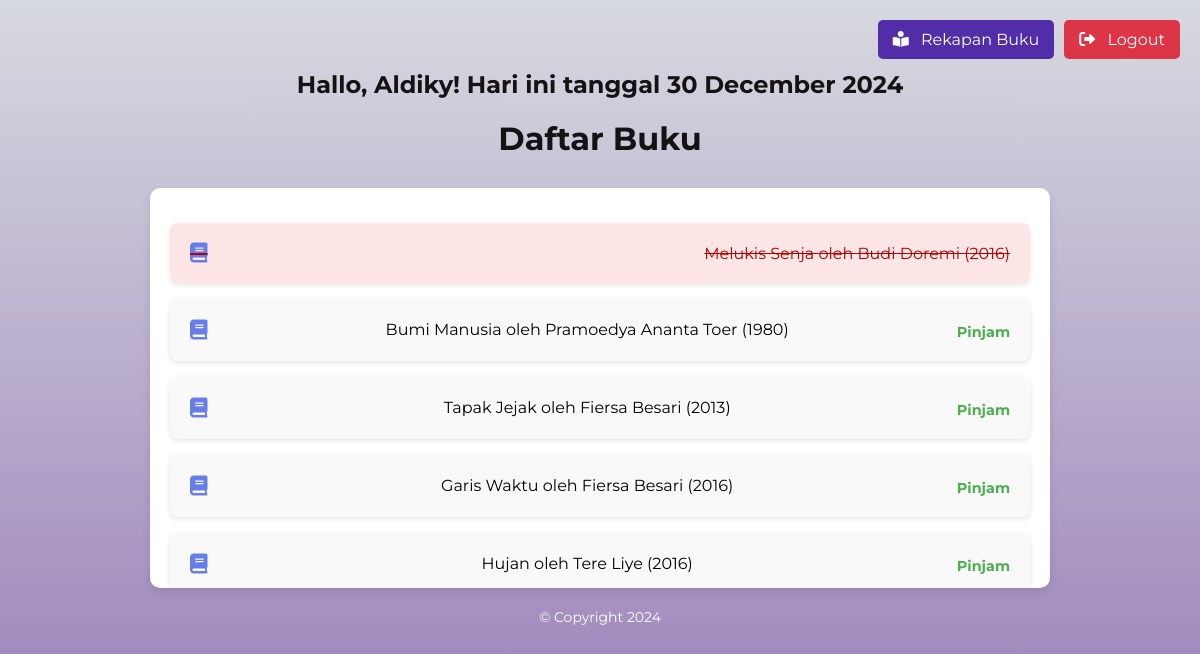
Screenshot of /books/daftarbuku.php (signed in) with the database file from the repository.
### tables this page shows
CREATE TABLE `books` (
  `id` int NOT NULL,
  `title` varchar(255) NOT NULL,
  `author` varchar(100) NOT NULL,
  `publication_year` int NOT NULL,
  `image` varchar(255) DEFAULT NULL,
  `available` tinyint(1) DEFAULT '1'
);

### books/daftarbuku.php (the view, shortened to what this page needs)
<?php
$conn = new mysqli('localhost', 'root', '', 'project2');
$user_id = $_SESSION['user_id'];
$user_role = $_SESSION['user_role'];
$user_name = $_SESSION['user_name'];
$current_date = date('d F Y');
?>
<!DOCTYPE html>
<html lang="id">
<head>
    <link rel="stylesheet" href="style.css">
    <link href="https://cdnjs.cloudflare.com/ajax/libs/font-awesome/6.0.0-beta3/css/all.min.css" rel="stylesheet">
</head>
<body>
<div class='header-buttons'>
    <a href='rekap.php' class='btn btn-recap'>
        <i class="fas fa-book-reader"></i> Rekapan Buku
    </a>
    <a href='../logout.php' class='btn btn-danger'>
        <i class="fas fa-sign-out-alt"></i> Logout
    </a>
</div>
    <h2>Hallo, <?php echo $user_name; ?>! Hari ini tanggal <?php echo $current_date; ?></h2>
    <h1>Daftar Buku</h1>
    <div class='book-list'>
        <ul>
            <?php
            $result = $conn->query("SELECT * FROM books");
            while ($row = $result->fetch_assoc()) {
                $class = $row['available'] == 0 ? 'inactive-book' : '';
                echo "<li class='$class'><i class='fas fa-book'></i>" . $row['title'] . " oleh " . $row['author'] . " (" . $row['publication_year'] . ")";
                if ($user_role == 'anggota') {
                    $borrowed_result = $conn->query("SELECT id FROM borrowed_books WHERE user_id = $user_id AND book_id = " . $row['id'] . " AND return_date IS NULL");
                    if ($borrowed_result->num_rows > 0) {
                        $borrowed_row = $borrowed_result->fetch_assoc();
                        echo "<span><a href='return_book.php?borrow_id=" . $borrowed_row['id'] . "'>Kembalikan</a></span>";
                    } elseif ($row['available'] == 1) {
                        echo "<span><a href='borrow_book.php?book_id=" . $row['id'] . "'>Pinjam</a></span>";
                    }
                }
                echo "</li>";
            }
            ?>
        </ul>
    </div>
    <footer>© Copyright 2024</footer>
</body>
</html>

### style.css (style rules this page uses)
* { margin: 0; padding: 0; box-sizing: border-box; font-family: 'Montserrat', sans-serif; }
body { background-color: #c9d6ff; background: linear-gradient(to right, #e2e2e2, #c9d6ff); display: flex; align-items: center; justify-content: center; flex-direction: column; height: 100vh; }
.book-list { max-width: 800px; margin: 0 auto; padding: 20px; background-color: white; border-radius: 10px; box-shadow: 0 2px 8px rgba(0, 0, 0, 0.1); }
.book-list ul { list-style-type: none; padding: 0; }
.book-list li { background-color: #f9f9f9; margin: 10px 0; padding: 15px; border-radius: 5px; box-shadow: 0 1px 4px rgba(0, 0, 0, 0.1); transition: background-color 0.3s ease; }
.book-list li a { text-decoration: none; color: #4CAF50; font-weight: bold; }
.book-list li span { display: block; margin-top: 5px; font-size: 0.9rem; color: #777; }
a.btn { display: inline-block; padding: 10px 15px; text-decoration: none; color: #fff; border-radius: 5px; transition: background 0.3s ease; }
h1 { color: #333; }

### books/daftarbuku.php (style rules this page uses)
body { background: linear-gradient(to bottom,rgb(215, 217, 224), #764ba2); display: flex; flex-direction: column; align-items: center; justify-content: flex-start; min-height: 100vh; padding-top: 60px; font-family: 'Poppins', sans-serif; }
h1, h2 { color:rgb(20, 18, 18); text-align: center; margin: 10px 0; }
.header-buttons { position: fixed; top: 20px; right: 20px; display: flex; justify-content: flex-end; gap: 10px; }
.btn { padding: 10px 20px; color: #fff; text-decoration: none; border-radius: 5px; cursor: pointer; font-size: 16px; }
.btn-recap { background-color: #512da8; }
.btn-danger { background-color: #dc3545; }
.book-list { max-width: 900px; width: 100%; max-height: 400px; overflow-y: auto; background-color: #fff; padding: 20px; border-radius: 10px; box-shadow: 0 4px 8px rgba(0, 0, 0, 0.1); margin-top: 20px; }
.book-list ul { list-style-type: none; padding: 0; margin: 0; }
.book-list li { margin: 15px 0; padding: 20px; border-radius: 8px; box-shadow: 0 2px 5px rgba(0, 0, 0, 0.1); display: flex; justify-content: space-between; align-items: center; }
.book-list .inactive-book { background-color: #ffe6e6; color: #b30000; text-decoration: line-through; }
footer { margin-top: 20px; font-size: 14px; color: #fff; text-align: center; }
.book-list li i { margin-right: 10px; font-size: 20px; color: #667eea; }
.btn i { margin-right: 8px; }

### rows the page displays
books: title "Melukis Senja", author "Budi Doremi", publication_year "2016"
books: title "Bumi Manusia", author "Pramoedya Ananta Toer", publication_year "1980"
books: title "Tapak Jejak", author "Fiersa Besari", publication_year "2013"
books: title "Garis Waktu", author "Fiersa Besari", publication_year "2016"
books: title "Hujan", author "Tere Liye", publication_year "2016"

### other values shown
$user_name "Aldiky"
